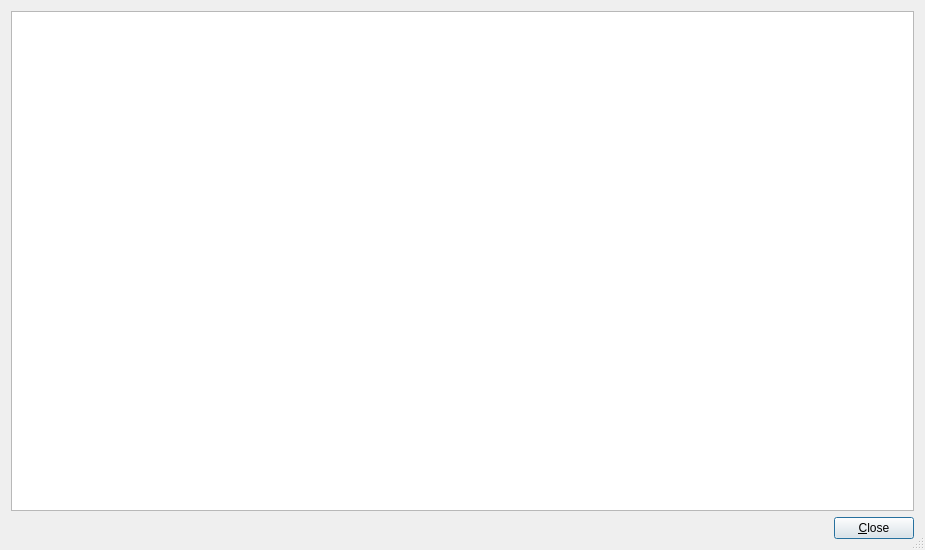
<?xml version="1.0" encoding="UTF-8"?>
<ui version="4.0">
 <class>SconchoManual</class>
 <widget class="QDialog" name="SconchoManual">
  <property name="windowModality">
   <enum>Qt::NonModal</enum>
  </property>
  <property name="geometry">
   <rect>
    <x>0</x>
    <y>0</y>
    <width>925</width>
    <height>550</height>
   </rect>
  </property>
  <property name="windowTitle">
   <string>Sconcho Manual</string>
  </property>
  <property name="windowIcon">
   <iconset>
    <normaloff>../icons/sconcho_icon.png</normaloff>../icons/sconcho_icon.png</iconset>
  </property>
  <property name="sizeGripEnabled">
   <bool>true</bool>
  </property>
  <property name="modal">
   <bool>true</bool>
  </property>
  <layout class="QVBoxLayout" name="verticalLayout">
   <item>
    <widget class="QTextBrowser" name="helpBrowser"/>
   </item>
   <item>
    <layout class="QHBoxLayout" name="horizontalLayout">
     <item>
      <spacer name="horizontalSpacer">
       <property name="orientation">
        <enum>Qt::Horizontal</enum>
       </property>
       <property name="sizeHint" stdset="0">
        <size>
         <width>40</width>
         <height>20</height>
        </size>
       </property>
      </spacer>
     </item>
     <item>
      <widget class="QPushButton" name="pushButton">
       <property name="text">
        <string>&amp;Close</string>
       </property>
      </widget>
     </item>
    </layout>
   </item>
  </layout>
 </widget>
 <resources/>
 <connections>
  <connection>
   <sender>pushButton</sender>
   <signal>clicked()</signal>
   <receiver>SconchoManual</receiver>
   <slot>accept()</slot>
   <hints>
    <hint type="sourcelabel">
     <x>175</x>
     <y>512</y>
    </hint>
    <hint type="destinationlabel">
     <x>184</x>
     <y>532</y>
    </hint>
   </hints>
  </connection>
 </connections>
</ui>
